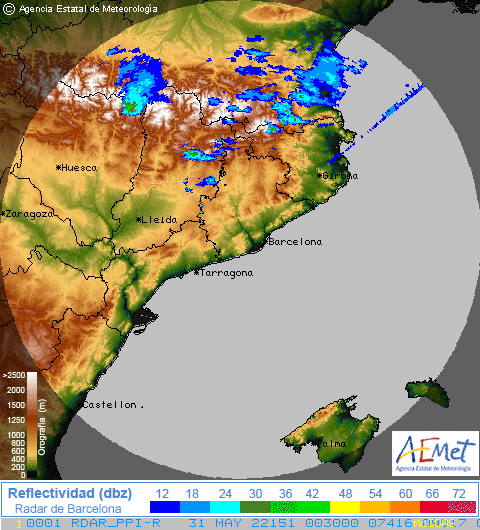
#> input picture examples/aemet_ba_202205310030.gif, 480 x 530 px
$ python main.py
#> lines starting #> are read from the running program, lines starting #| are printed output that depends on the picture; after the words box and inside, x2 and y2 are one past the last pixel; in counts of white or black regions, pixels touching at a corner belong together
### image_filter.py
from PIL import Image
import numpy as np
import cv2


def filter_image(file_path):
#> called with file_path = 'examples/aemet_ba_202205310030.gif'
    img = Image.open(file_path).convert("RGBA")
    img = np.array(img)

    # Define the desired color range
    lower_blue = np.array([0, 0, 252, 255], dtype=np.uint8)
    upper_blue = np.array([0, 252, 252, 255], dtype=np.uint8)
    lower_green = np.array([0, 131, 0, 255], dtype=np.uint8)
    upper_green = np.array([67, 224, 35, 255], dtype=np.uint8)
    lower_yellow = np.array([255, 187, 0, 255], dtype=np.uint8)
    upper_yellow = np.array([255, 255, 5, 255], dtype=np.uint8)

    # Create a mask of the desired color range
    mask = cv2.inRange(img, lower_blue, upper_blue)
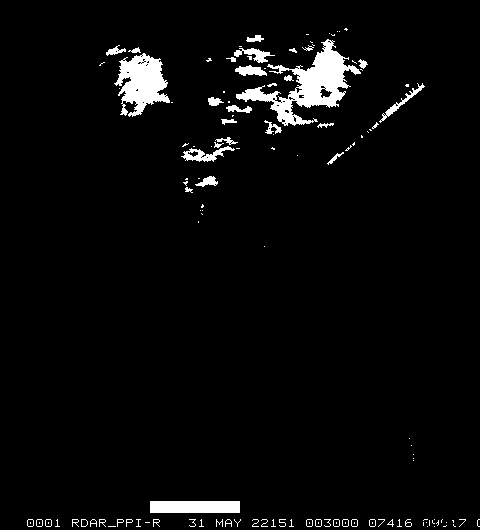
#> mask: shape (530, 480); 3.8% white; 134 white regions (84 under 20 px), largest, box (x1, y1, x2, y2) and area: (236, 39, 361, 126) 3367, (114, 53, 170, 117) 2058, (150, 501, 240, 513) 1080
    mask2 = cv2.inRange(img, lower_green, upper_green)
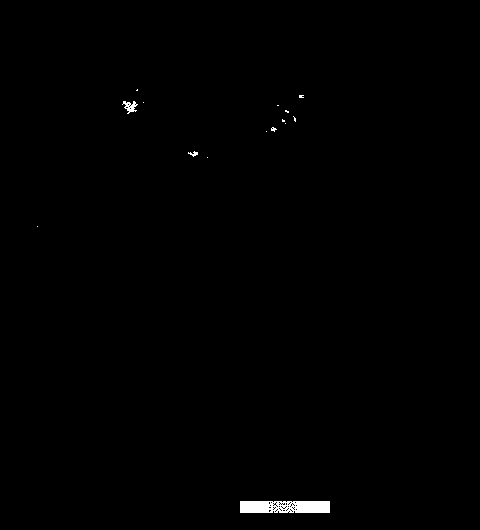
#> mask2: shape (530, 480); 0.47% white; 15 white regions (12 under 20 px), largest, box (x1, y1, x2, y2) and area: (240, 501, 330, 513) 999, (122, 101, 138, 114) 100, (188, 151, 198, 157) 29
    mask3 = cv2.inRange(img, lower_yellow, upper_yellow)
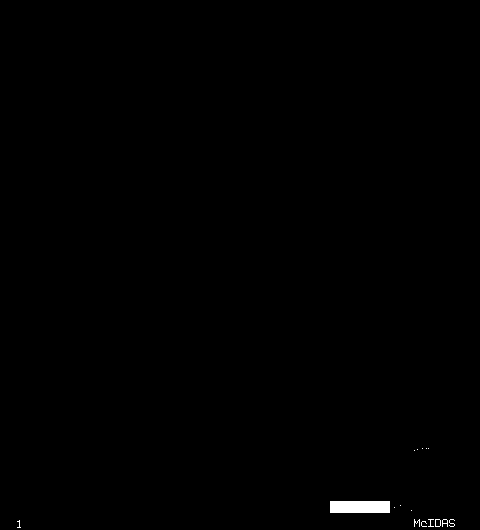
#> mask3: shape (530, 480); 0.34% white; 16 white regions (12 under 20 px), largest, box (x1, y1, x2, y2) and area: (330, 501, 390, 513) 720, (414, 519, 420, 527) 22, (435, 519, 441, 527) 22, (442, 519, 448, 527) 22
    mask_combined = cv2.bitwise_or(mask, mask2)
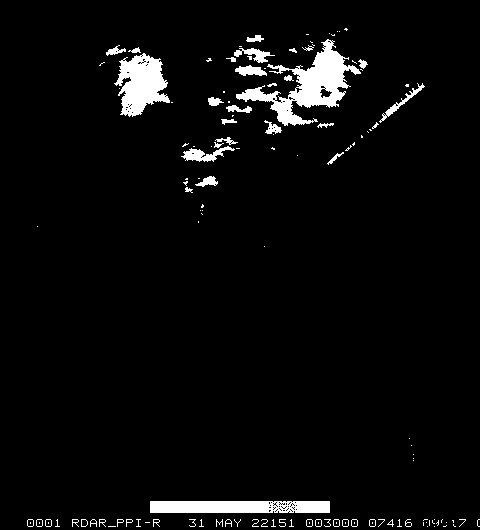
#> mask_combined: shape (530, 480); 4.3% white; 135 white regions (85 under 20 px), largest, box (x1, y1, x2, y2) and area: (236, 39, 361, 126) 3407, (114, 53, 170, 117) 2162, (150, 501, 330, 513) 2079
    mask_combined = cv2.bitwise_or(mask_combined, mask3)
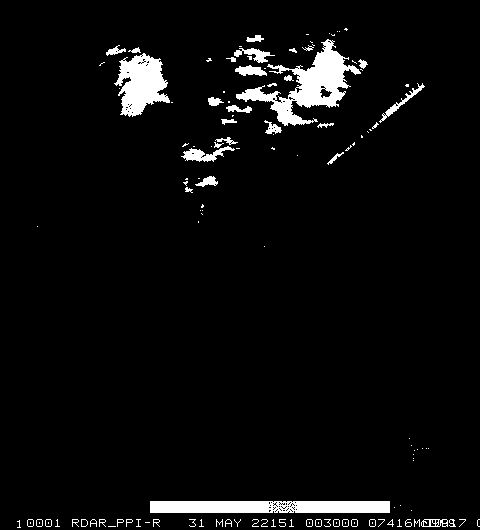
#> mask_combined: shape (530, 480); 4.6% white; 133 white regions (80 under 20 px), largest, box (x1, y1, x2, y2) and area: (236, 39, 361, 126) 3407, (150, 501, 390, 513) 2799, (114, 53, 170, 117) 2162

    # Get the original pixels
    result = cv2.bitwise_and(img, img, mask=mask_combined)
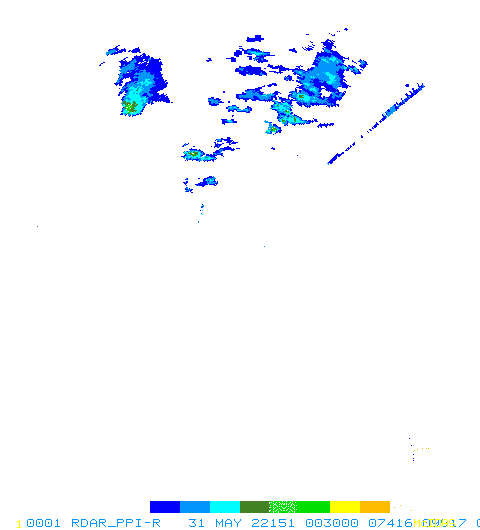
#> result: shape (530, 480, 4); mean R, G, B, A 1, 5.1, 9.7, 11.8; transparent parts drawn white

    return result

### netCDF_writer.py
from netCDF4 import Dataset
import numpy as np


def write_data_to_netCDF_file(lats, lons, codes):
    # lats and lons can be Python lists or numpy arrays
    rootgrp = Dataset("radar_data.nc", mode="w", format="NETCDF4")
    lat = rootgrp.createDimension("lat", len(lats))
    lon = rootgrp.createDimension("lon", len(lons))
    cod = rootgrp.createDimension("cod", len(codes))
    latitudes = rootgrp.createVariable("lat", "f4", (lat,))
    longitudes = rootgrp.createVariable("lon", "f4", (lon,))
    color_codes = rootgrp.createVariable("cod", "u1", (cod,))

    latitudes[:] = np.array(lats)
    longitudes[:] = np.array(lons)
    color_codes[:] = np.array(codes)

    rootgrp.close()


# [17 lines that do not run on import are left out]

### main.py
from image_filter import filter_image
from netCDF_writer import write_data_to_netCDF_file
from PIL import Image

filtered_pixels = filter_image("examples/aemet_ba_202205310030.gif")
img = Image.fromarray(filtered_pixels)
img.save("result.png")

latitudes = []
longitudes = []
codes = []

for x, row in enumerate(filtered_pixels):
    for y, pixel in enumerate(row):
        if pixel.any():  # even one nonzero pixel
            latitudes.append(x)
            longitudes.append(y)
            if pixel[0] == 0 and pixel[1] == 0 and pixel[2] == 252:
                codes.append(12)
            elif pixel[0] == 0 and pixel[1] == 148 and pixel[2] == 252:
                codes.append(18)
            elif pixel[0] == 0 and pixel[1] == 252 and pixel[2] == 252:
                codes.append(24)
            elif pixel[0] == 67 and pixel[1] == 131 and pixel[2] == 36:
                codes.append(30)
            elif pixel[0] == 0 and pixel[1] == 223 and pixel[2] == 0:
                codes.append(42)
            elif pixel[0] == 255 and pixel[1] == 255 and pixel[2] == 0:
                codes.append(48)
            elif pixel[0] == 255 and pixel[1] == 187 and pixel[2] == 0:
                codes.append(54)
            else:
                codes.append(0)
#> after the loop, codes = 11724 values, max 54 at index 8027, min 0 at index 4084, mean 16.83; latitudes = 11724 values from 28 to 527; longitudes = 11724 values, max 479 at index 11015, min 17 at index 11096, mean 253.8

write_data_to_netCDF_file(latitudes, longitudes, codes)
#> (the call stopped at in write_data_to_netCDF_file, `rootgrp = Dataset("radar_data.nc", mode="w", format="NETCDF4")`: netCDF4 is not available in this run)
